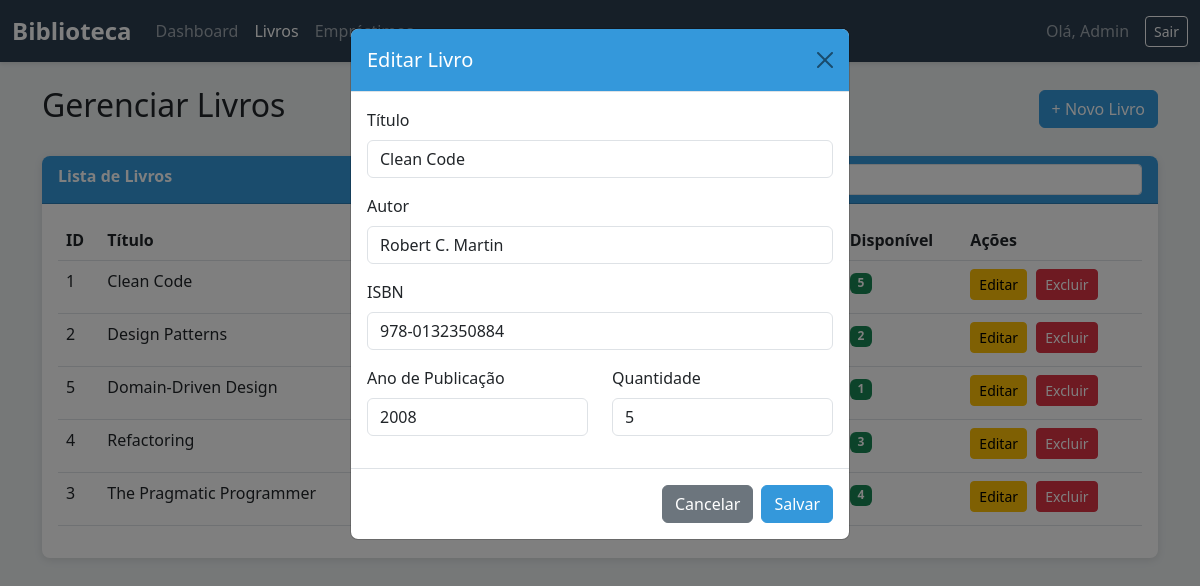
Screenshot of /public/livros.php?edit=1 (signed in) with the database file from the repository.
### tables this page shows
CREATE TABLE IF NOT EXISTS livros (
    id INT AUTO_INCREMENT PRIMARY KEY,
    titulo VARCHAR(200) NOT NULL,
    autor VARCHAR(100) NOT NULL,
    isbn VARCHAR(20) UNIQUE,
    ano_publicacao INT,
    quantidade_total INT NOT NULL DEFAULT 1,
    quantidade_disponivel INT NOT NULL DEFAULT 1,
    data_cadastro TIMESTAMP DEFAULT CURRENT_TIMESTAMP
);

### src/includes/auth.php (called while the page is built, shortened)
<?php
function getUsuarioLogado() {
    return [
        'id' => $_SESSION['usuario_id'] ?? null,
        'nome' => $_SESSION['usuario_nome'] ?? null,
        'email' => $_SESSION['usuario_email'] ?? null,
        'admin' => $_SESSION['usuario_admin'] ?? false
    ];
}
?>

### src/public/livros.php (the view, shortened to what this page needs)
<?php
require_once '../config/database.php';
require_once '../includes/auth.php';
$usuario = getUsuarioLogado();
$livros = $pdo->query("SELECT * FROM livros ORDER BY titulo")->fetchAll();
$livroEdit = null;
if (isset($_GET['edit'])) {
    $stmt = $pdo->prepare("SELECT * FROM livros WHERE id = ?");
    $stmt->execute([$_GET['edit']]);
    $livroEdit = $stmt->fetch();
}
?>
<!DOCTYPE html>
<html lang="pt-BR">
<head>
    <link href="https://cdn.jsdelivr.net/npm/bootstrap@5.3.0/dist/css/bootstrap.min.css" rel="stylesheet">
    <link rel="stylesheet" href="/public/css/style.css">
</head>
<body>
    <nav class="navbar navbar-expand-lg navbar-dark">
        <div class="container-fluid">
            <a class="navbar-brand" href="/public/dashboard.php">Biblioteca</a>
            <div class="collapse navbar-collapse" id="navbarNav">
                <ul class="navbar-nav me-auto">
                    <li class="nav-item">
                        <a class="nav-link" href="/public/dashboard.php">Dashboard</a>
                    </li>
                    <li class="nav-item">
                        <a class="nav-link active" href="/public/livros.php">Livros</a>
                    </li>
                    <li class="nav-item">
                        <a class="nav-link" href="/public/emprestimos.php">Empréstimos</a>
                    </li>
                </ul>
                <span class="navbar-text me-3">
                    Olá, <?php echo htmlspecialchars($usuario['nome']); ?>
                </span>
                <a href="/public/logout.php" class="btn btn-outline-light btn-sm">Sair</a>
            </div>
        </div>
    </nav>
    <div class="container mt-4">
        <div class="d-flex justify-content-between align-items-center mb-4">
            <h2>Gerenciar Livros</h2>
            <?php if ($usuario['admin']): ?>
                <button class="btn btn-primary" data-bs-toggle="modal" data-bs-target="#modalLivro">
                    + Novo Livro
                </button>
            <?php endif; ?>
        </div>
        <div class="card">
            <div class="card-header">
                <div class="row">
                    <div class="col-md-6">
                        Lista de Livros
                    </div>
                    <div class="col-md-6">
                        <input type="text" id="searchInput" class="form-control form-control-sm"
                               placeholder="Buscar livro..."
                               onkeyup="filtrarTabela('searchInput', 'tabelaLivros')">
                    </div>
                </div>
            </div>
            <div class="card-body">
                <div class="table-responsive">
                    <table class="table table-hover" id="tabelaLivros">
                        <thead>
                            <tr>
                                <th>ID</th>
                                <th>Título</th>
                                <th>Autor</th>
                                <th>ISBN</th>
                                <th>Ano</th>
                                <th>Total</th>
                                <th>Disponível</th>
                                <th>Ações</th>
                            </tr>
                        </thead>
                        <tbody>
                            <?php foreach ($livros as $livro): ?>
                                <tr>
                                    <td><?php echo $livro['id']; ?></td>
                                    <td><?php echo htmlspecialchars($livro['titulo']); ?></td>
                                    <td><?php echo htmlspecialchars($livro['autor']); ?></td>
                                    <td><?php echo htmlspecialchars($livro['isbn']); ?></td>
                                    <td><?php echo $livro['ano_publicacao']; ?></td>
                                    <td><?php echo $livro['quantidade_total']; ?></td>
                                    <td>
                                        <span class="badge <?php echo $livro['quantidade_disponivel'] > 0 ? 'bg-success' : 'bg-danger'; ?>">
                                            <?php echo $livro['quantidade_disponivel']; ?>
                                        </span>
                                    </td>
                                    <td class="action-buttons">
                                        <?php if ($usuario['admin']): ?>
                                            <a href="?edit=<?php echo $livro['id']; ?>" class="btn btn-sm btn-warning">Editar</a>
                                            <button onclick="confirmarExclusao('livros', <?php echo $livro['id']; ?>)"
                                                    class="btn btn-sm btn-danger">Excluir</button>
                                        <?php else: ?>
                                            <span class="text-muted">-</span>
                                        <?php endif; ?>
                                    </td>
                                </tr>
                            <?php endforeach; ?>
                        </tbody>
                    </table>
                </div>
            </div>
        </div>
    </div>
    <div class="modal fade" id="modalLivro" tabindex="-1">
        <div class="modal-dialog">
            <div class="modal-content">
                <div class="modal-header">
                    <h5 class="modal-title"><?php echo $livroEdit ? 'Editar' : 'Novo'; ?> Livro</h5>
                    <button type="button" class="btn-close" data-bs-dismiss="modal"></button>
                </div>
                <form method="POST" onsubmit="return validarFormularioLivro()">
                    <div class="modal-body">
                        <div class="mb-3">
                            <label for="titulo" class="form-label">Título</label>
                            <input type="text" class="form-control" id="titulo" name="titulo"
                                   value="<?php echo $livroEdit ? htmlspecialchars($livroEdit['titulo']) : ''; ?>" required>
                        </div>
                        <div class="mb-3">
                            <label for="autor" class="form-label">Autor</label>
                            <input type="text" class="form-control" id="autor" name="autor"
                                   value="<?php echo $livroEdit ? htmlspecialchars($livroEdit['autor']) : ''; ?>" required>
                        </div>
                        <div class="mb-3">
                            <label for="isbn" class="form-label">ISBN</label>
                            <input type="text" class="form-control" id="isbn" name="isbn"
                                   value="<?php echo $livroEdit ? htmlspecialchars($livroEdit['isbn']) : ''; ?>">
                        </div>
                        <div class="row">
                            <div class="col-md-6">
                                <div class="mb-3">
                                    <label for="ano_publicacao" class="form-label">Ano de Publicação</label>
                                    <input type="number" class="form-control" id="ano_publicacao" name="ano_publicacao"
                                           value="<?php echo $livroEdit ? $livroEdit['ano_publicacao'] : ''; ?>">
                                </div>
                            </div>
                            <div class="col-md-6">
                                <div class="mb-3">
                                    <label for="quantidade_total" class="form-label">Quantidade</label>
                                    <input type="number" class="form-control" id="quantidade_total" name="quantidade_total"
                                           value="<?php echo $livroEdit ? $livroEdit['quantidade_total'] : 1; ?>" min="1" required>
                                </div>
                            </div>
                        </div>
                    </div>
                    <div class="modal-footer">
                        <button type="button" class="btn btn-secondary" data-bs-dismiss="modal">Cancelar</button>
                        <button type="submit" class="btn btn-primary">Salvar</button>
                    </div>
                </form>
            </div>
        </div>
    </div>
</body>
</html>

### src/public/css/style.css (style rules this page uses)
:root { --primary-color: #2c3e50; --secondary-color: #3498db; --success-color: #27ae60; --danger-color: #e74c3c; --warning-color: #f39c12; --light-bg: #ecf0f1; }
body { background-color: var(--light-bg); font-family: 'Segoe UI', Tahoma, Geneva, Verdana, sans-serif; }
.navbar { background-color: var(--primary-color) !important; box-shadow: 0 2px 4px rgba(0,0,0,.1); }
.navbar-brand { font-weight: bold; font-size: 1.5rem; }
.card { border: none; box-shadow: 0 2px 8px rgba(0,0,0,.1); border-radius: 8px; margin-bottom: 20px; }
.card-header { background-color: var(--secondary-color); color: white; font-weight: bold; border-radius: 8px 8px 0 0 !important; }
.btn-primary { background-color: var(--secondary-color); border-color: var(--secondary-color); }
.action-buttons .btn { margin-right: 5px; margin-bottom: 5px; }
.modal-header { background-color: var(--secondary-color); color: white; }

### rows the page displays
livros: id "1", titulo "Clean Code", quantidade_disponivel "5", autor "Robert C. Martin", isbn "978-0132350884", ano_publicacao "2008", quantidade_total "5"
livros: id "2", titulo "Design Patterns", quantidade_disponivel "2"
livros: id "5", titulo "Domain-Driven Design", quantidade_disponivel "1"
livros: id "4", titulo "Refactoring", quantidade_disponivel "3"
livros: id "3", titulo "The Pragmatic Programmer", quantidade_disponivel "4"

### other values shown
$usuario['nome'] "Admin"
